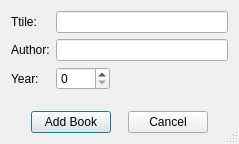
<?xml version="1.0" encoding="UTF-8"?>
<ui version="4.0">
 <class>BookEdition</class>
 <widget class="QDialog" name="BookEdition">
  <property name="geometry">
   <rect>
    <x>0</x>
    <y>0</y>
    <width>239</width>
    <height>144</height>
   </rect>
  </property>
  <property name="minimumSize">
   <size>
    <width>234</width>
    <height>144</height>
   </size>
  </property>
  <property name="windowTitle">
   <string>Dialog</string>
  </property>
  <property name="sizeGripEnabled">
   <bool>true</bool>
  </property>
  <layout class="QGridLayout" name="gridLayout">
   <item row="1" column="1" colspan="2">
    <widget class="QLineEdit" name="authorEdit"/>
   </item>
   <item row="3" column="0" colspan="3">
    <spacer name="verticalSpacer">
     <property name="orientation">
      <enum>Qt::Vertical</enum>
     </property>
     <property name="sizeHint" stdset="0">
      <size>
       <width>20</width>
       <height>40</height>
      </size>
     </property>
    </spacer>
   </item>
   <item row="2" column="2">
    <spacer name="horizontalSpacer_4">
     <property name="orientation">
      <enum>Qt::Horizontal</enum>
     </property>
     <property name="sizeHint" stdset="0">
      <size>
       <width>110</width>
       <height>20</height>
      </size>
     </property>
    </spacer>
   </item>
   <item row="4" column="0" colspan="3">
    <layout class="QHBoxLayout" name="horizontalLayout">
     <property name="leftMargin">
      <number>20</number>
     </property>
     <property name="rightMargin">
      <number>20</number>
     </property>
     <item>
      <spacer name="horizontalSpacer_3">
       <property name="orientation">
        <enum>Qt::Horizontal</enum>
       </property>
       <property name="sizeHint" stdset="0">
        <size>
         <width>40</width>
         <height>20</height>
        </size>
       </property>
      </spacer>
     </item>
     <item>
      <widget class="QPushButton" name="addBookButton">
       <property name="text">
        <string>Add Book</string>
       </property>
      </widget>
     </item>
     <item>
      <spacer name="horizontalSpacer_2">
       <property name="orientation">
        <enum>Qt::Horizontal</enum>
       </property>
       <property name="sizeHint" stdset="0">
        <size>
         <width>58</width>
         <height>20</height>
        </size>
       </property>
      </spacer>
     </item>
     <item>
      <widget class="QPushButton" name="cancelButton">
       <property name="text">
        <string>Cancel</string>
       </property>
      </widget>
     </item>
     <item>
      <spacer name="horizontalSpacer">
       <property name="orientation">
        <enum>Qt::Horizontal</enum>
       </property>
       <property name="sizeHint" stdset="0">
        <size>
         <width>40</width>
         <height>20</height>
        </size>
       </property>
      </spacer>
     </item>
    </layout>
   </item>
   <item row="1" column="0">
    <widget class="QLabel" name="label_3">
     <property name="text">
      <string>Author:</string>
     </property>
     <property name="margin">
      <number>5</number>
     </property>
    </widget>
   </item>
   <item row="2" column="1">
    <widget class="QSpinBox" name="yearSpin">
     <property name="maximum">
      <number>2020</number>
     </property>
    </widget>
   </item>
   <item row="2" column="0">
    <widget class="QLabel" name="label_2">
     <property name="text">
      <string>Year:</string>
     </property>
     <property name="margin">
      <number>5</number>
     </property>
    </widget>
   </item>
   <item row="0" column="1" colspan="2">
    <widget class="QLineEdit" name="titleEdit"/>
   </item>
   <item row="0" column="0">
    <widget class="QLabel" name="label">
     <property name="text">
      <string>Ttile:</string>
     </property>
     <property name="margin">
      <number>5</number>
     </property>
    </widget>
   </item>
  </layout>
 </widget>
 <resources/>
 <connections/>
</ui>
